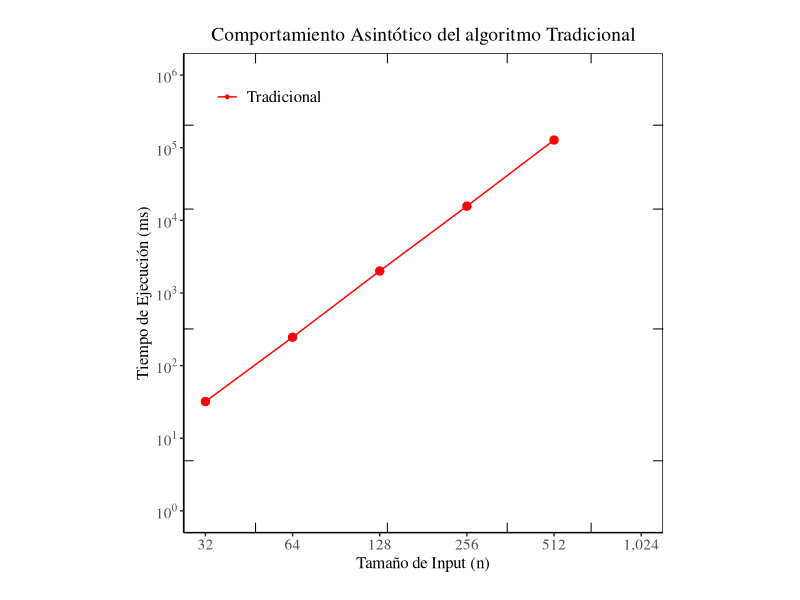
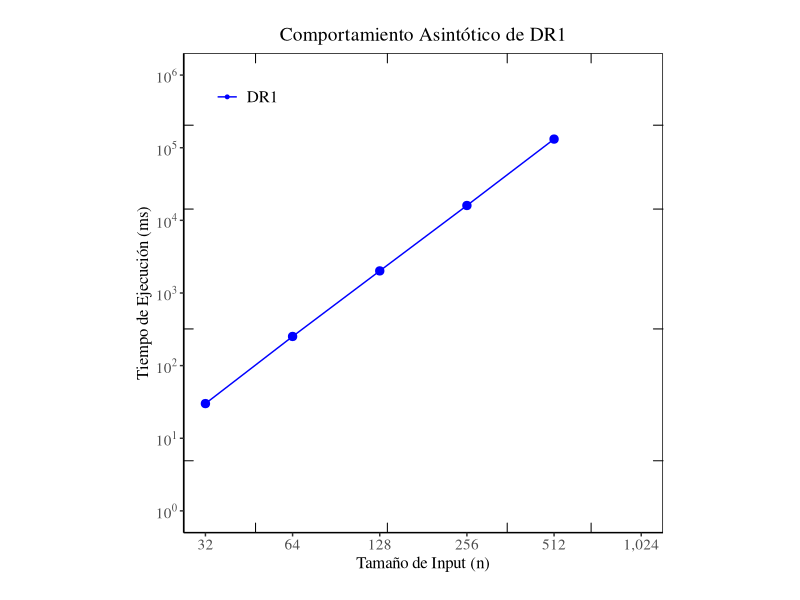
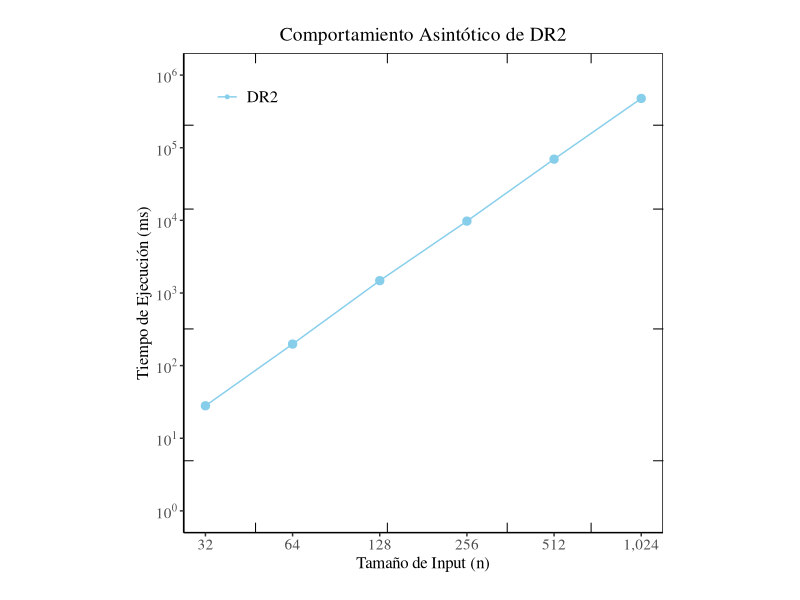
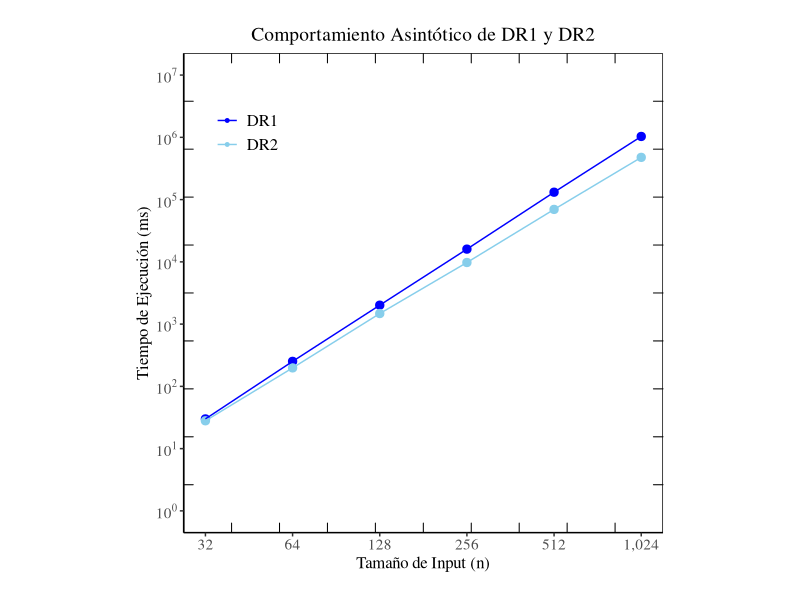
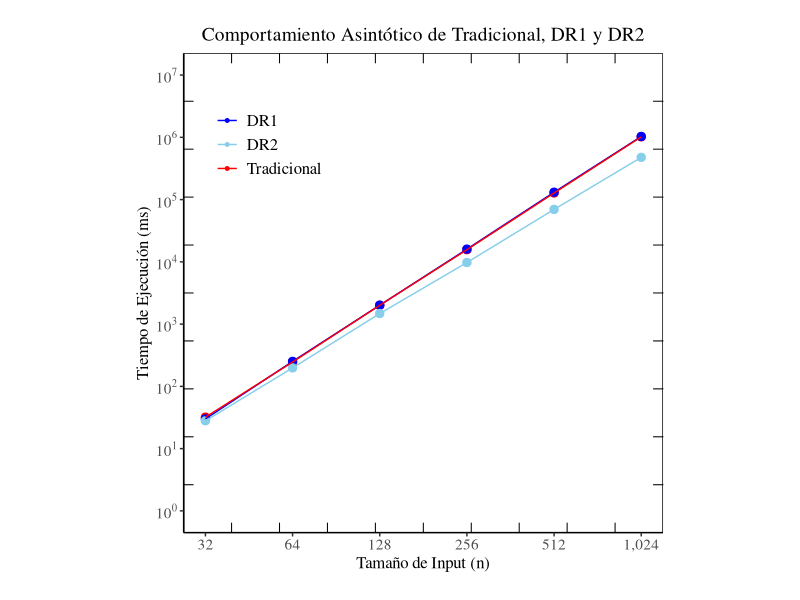

Here is the R script that generated these plots, in order:
### Tradicional ###
library(tidyverse)

data <- read.csv("data/results.csv")
#print(data)

data_long <- data %>%
  pivot_longer(cols = c(Tradicional, DR1, DR2), names_to = "Algorithm", values_to = "Time")

plot_traditional <- ggplot(data, aes(x = n, y = Tradicional, color = "Tradicional")) + 
  geom_point(size = 2.5, show.legend = TRUE) +     
  geom_line() +                     
  scale_x_continuous(trans = "log10", 
                     breaks = c(32, 64, 128, 256, 512, 1024), 
                     labels = scales::comma,
                     minor_breaks = function(limits) {
                       outer(1:9, 10^(2.1:3.1), "*")
                     }) +  
  scale_y_continuous(trans = "log10", 
                     breaks = 10^(0:7), limits = c(1, 1000000), 
                     labels = scales::trans_format("log10", scales::math_format(10^.x)),
                     minor_breaks = function(limits) {
                       outer(1:9, 10^(-0.1:3.1), "*")
                     }) + 
  labs(
    title = "Comportamiento Asintótico del algoritmo Tradicional", 
    x = "Tamaño de Input (n)",
    y = "Tiempo de Ejecución (ms)",
    color = NULL   
  ) +
  scale_color_manual(values = c("Tradicional" = "red"), labels = "Tradicional") +    
  theme_classic() +     
  theme(
    axis.title = element_text(size = 12, family = "serif"),    
    axis.text = element_text(size = 11, family = "serif"),    
    plot.title = element_text(hjust = 0.5, size = 14, family = "serif"), 
    plot.margin = margin(20, 20, 20, 20),                     
    aspect.ratio = 1,                                         
    legend.position = c(0.05, 0.95),                        
    legend.justification = c("left", "top"),
    legend.key = element_rect(fill = "white"),
    legend.text = element_text(size = 12, family = "serif"),
    panel.border = element_rect(color = "black", fill = NA)  
  ) +
  guides(color = guide_legend(override.aes = list(size = 1))) +
  
  annotation_custom(grid::segmentsGrob(x0 = unit(0, "npc"), x1 = unit(0.02, "npc"), 
                                       y0 = unit(c(0.15, 0.425, 0.675, 0.85), "npc"), 
                                       y1 = unit(c(0.15, 0.425, 0.675, 0.85), "npc"))) +
  annotation_custom(grid::segmentsGrob(x0 = unit(1, "npc"), x1 = unit(0.98, "npc"), 
                                       y0 = unit(c(0.15, 0.425, 0.675, 0.85), "npc"), 
                                       y1 = unit(c(0.15, 0.425, 0.675, 0.85), "npc"))) +
  annotation_custom(grid::segmentsGrob(x0 = unit(c(0.15, 0.425, 0.675, 0.85), "npc"), 
                                       x1 = unit(c(0.15, 0.425, 0.675, 0.85), "npc"), 
                                       y0 = unit(0, "npc"), y1 = unit(0.02, "npc"))) +
  annotation_custom(grid::segmentsGrob(x0 = unit(c(0.15, 0.425, 0.675, 0.85), "npc"), 
                                       x1 = unit(c(0.15, 0.425, 0.675, 0.85), "npc"), 
                                       y0 = unit(1, "npc"), y1 = unit(0.98, "npc")))

print(plot_traditional)

### DR1 ###
library(tidyverse)

data <- read.csv("data/results.csv")
#print(data)

data_long <- data %>%
  pivot_longer(cols = c(DR1, DR2), names_to = "Algorithm", values_to = "Time")

plot_DR1 <- ggplot(data, aes(x = n, y = DR1, color = "DR1")) + 
  geom_point(size = 2.5, show.legend = TRUE) +     
  geom_line() +                     
  scale_x_continuous(trans = "log10", 
                     breaks = c(32, 64, 128, 256, 512, 1024), 
                     labels = scales::comma,
                     minor_breaks = function(limits) {
                       outer(1:9, 10^(2.1:3.1), "*")
                     }) +  
  scale_y_continuous(trans = "log10", 
                     breaks = 10^(0:7), limits = c(1, 1000000), 
                     labels = scales::trans_format("log10", scales::math_format(10^.x)),
                     minor_breaks = function(limits) {
                       outer(1:9, 10^(-0.1:3.1), "*")
                     }) + 
  labs(
    title = "Comportamiento Asintótico de DR1", 
    x = "Tamaño de Input (n)",
    y = "Tiempo de Ejecución (ms)",
    color = NULL   
  ) +
  scale_color_manual(values = c("DR1" = "blue"), labels = "DR1") +    
  theme_classic() +     
  theme(
    axis.title = element_text(size = 12, family = "serif"),    
    axis.text = element_text(size = 11, family = "serif"),    
    plot.title = element_text(hjust = 0.5, size = 14, family = "serif"), 
    plot.margin = margin(20, 20, 20, 20),                     
    aspect.ratio = 1,                                         
    legend.position = c(0.05, 0.95),                        
    legend.justification = c("left", "top"),
    legend.key = element_rect(fill = "white"),
    legend.text = element_text(size = 12, family = "serif"),
    panel.border = element_rect(color = "black", fill = NA)  
  ) +
  guides(color = guide_legend(override.aes = list(size = 1))) +

  annotation_custom(grid::segmentsGrob(x0 = unit(0, "npc"), x1 = unit(0.02, "npc"), 
                                       y0 = unit(c(0.15, 0.425, 0.675, 0.85), "npc"), 
                                       y1 = unit(c(0.15, 0.425, 0.675, 0.85), "npc"))) +
  annotation_custom(grid::segmentsGrob(x0 = unit(1, "npc"), x1 = unit(0.98, "npc"), 
                                       y0 = unit(c(0.15, 0.425, 0.675, 0.85), "npc"), 
                                       y1 = unit(c(0.15, 0.425, 0.675, 0.85), "npc"))) +
  annotation_custom(grid::segmentsGrob(x0 = unit(c(0.15, 0.425, 0.675, 0.85), "npc"), 
                                       x1 = unit(c(0.15, 0.425, 0.675, 0.85), "npc"), 
                                       y0 = unit(0, "npc"), y1 = unit(0.02, "npc"))) +
  annotation_custom(grid::segmentsGrob(x0 = unit(c(0.15, 0.425, 0.675, 0.85), "npc"), 
                                       x1 = unit(c(0.15, 0.425, 0.675, 0.85), "npc"), 
                                       y0 = unit(1, "npc"), y1 = unit(0.98, "npc")))

print(plot_DR1)

### DR2 ###
data <- read.csv("data/results.csv")
#print(data)

data_long <- data %>%
  pivot_longer(cols = c(DR1, DR2), names_to = "Algorithm", values_to = "Time")

plot_DR2 <- ggplot(data, aes(x = n, y = DR2, color = "DR2")) +
  geom_point(size = 2.5, show.legend = TRUE) +     
  geom_line() +                     
  scale_x_continuous(trans = "log10", 
                     breaks = c(32, 64, 128, 256, 512, 1024), 
                     labels = scales::comma,
                     minor_breaks = function(limits) {
                       outer(1:9, 10^(2.1:3.1), "*")
                     }) +  
  scale_y_continuous(trans = "log10", 
                     breaks = 10^(0:7), limits = c(1, 1000000), 
                     labels = scales::trans_format("log10", scales::math_format(10^.x)),
                     minor_breaks = function(limits) {
                       outer(1:9, 10^(-0.1:3.1), "*")
                     }) + 
  labs(
    title = "Comportamiento Asintótico de DR2",
    x = "Tamaño de Input (n)",
    y = "Tiempo de Ejecución (ms)",
    color = NULL
  ) +
  scale_color_manual(values = c("DR2" = "skyblue"), labels = "DR2") +
  theme_classic() +     
  theme(
    axis.title = element_text(size = 12, family = "serif"),    
    axis.text = element_text(size = 11, family = "serif"),    
    plot.title = element_text(hjust = 0.5, size = 14, family = "serif"), 
    plot.margin = margin(20, 20, 20, 20),                     
    aspect.ratio = 1,                                         
    legend.position = c(0.05, 0.95),                        
    legend.justification = c("left", "top"),
    legend.key = element_rect(fill = "white"),
    legend.text = element_text(size = 12, family = "serif"),
    panel.border = element_rect(color = "black", fill = NA)  
  ) +
  guides(color = guide_legend(override.aes = list(size = 1))) +

  annotation_custom(grid::segmentsGrob(x0 = unit(0, "npc"), x1 = unit(0.02, "npc"), 
                                       y0 = unit(c(0.15, 0.425, 0.675, 0.85), "npc"), 
                                       y1 = unit(c(0.15, 0.425, 0.675, 0.85), "npc"))) +
  annotation_custom(grid::segmentsGrob(x0 = unit(1, "npc"), x1 = unit(0.98, "npc"), 
                                       y0 = unit(c(0.15, 0.425, 0.675, 0.85), "npc"), 
                                       y1 = unit(c(0.15, 0.425, 0.675, 0.85), "npc"))) +
  annotation_custom(grid::segmentsGrob(x0 = unit(c(0.15, 0.425, 0.675, 0.85), "npc"), 
                                       x1 = unit(c(0.15, 0.425, 0.675, 0.85), "npc"), 
                                       y0 = unit(0, "npc"), y1 = unit(0.02, "npc"))) +
  annotation_custom(grid::segmentsGrob(x0 = unit(c(0.15, 0.425, 0.675, 0.85), "npc"), 
                                       x1 = unit(c(0.15, 0.425, 0.675, 0.85), "npc"), 
                                       y0 = unit(1, "npc"), y1 = unit(0.98, "npc")))

print(plot_DR2)


### DR1 and DR2 ###
data <- read.csv("data/results.csv")
#print(data)

data_long <- data %>%
  pivot_longer(cols = c(DR1, DR2), names_to = "Algorithm", values_to = "Time")

plot_DR1_DR2 <- ggplot(data_long, aes(x = n, y = Time, color = Algorithm)) +
  geom_point(size = 2.5) +          
  geom_line() +                     
  scale_x_continuous(trans = "log10", 
                     breaks = c(32, 64, 128, 256, 512, 1024), 
                     labels = scales::comma,
                     minor_breaks = function(limits) {
                       outer(1:9, 10^(2.1:3.1), "*")
                     }) +  
  scale_y_continuous(trans = "log10", 
                     breaks = 10^(0:7), limits = c(1, 10000000), 
                     labels = scales::trans_format("log10", scales::math_format(10^.x)),
                     minor_breaks = function(limits) {
                       outer(1:9, 10^(-0.1:3.1), "*")
                     }) + 
  labs(
    title = "Comportamiento Asintótico de DR1 y DR2",
    x = "Tamaño de Input (n)",
    y = "Tiempo de Ejecución (ms)",
    color = ""   
  ) +
  scale_color_manual(values = c("DR1" = "blue", "DR2" = "skyblue"), labels = c("DR1", "DR2")) +
  theme_classic() +     
  theme(
    axis.title = element_text(size = 12, family = "serif"),    
    axis.text = element_text(size = 11, family = "serif"),    
    plot.title = element_text(hjust = 0.5, size = 14, family = "serif"), 
    plot.margin = margin(20, 20, 20, 20),                     
    aspect.ratio = 1,                                         
    legend.position = c(0.05, 0.95),                        
    legend.justification = c("left", "top"),
    legend.key = element_rect(fill = "white"),
    legend.text = element_text(size = 12, family = "serif"),
    panel.border = element_rect(color = "black", fill = NA)  
  ) +
  guides(color = guide_legend(override.aes = list(size = 1))) +

  annotation_custom(grid::segmentsGrob(x0 = unit(0, "npc"), x1 = unit(0.02, "npc"), y0 = unit(seq(0.1, 0.9, by = 0.1), "npc"), y1 = unit(seq(0.1, 0.9, by = 0.1), "npc"))) +
  annotation_custom(grid::segmentsGrob(x0 = unit(1, "npc"), x1 = unit(0.98, "npc"), y0 = unit(seq(0.1, 0.9, by = 0.1), "npc"), y1 = unit(seq(0.1, 0.9, by = 0.1), "npc"))) +
  annotation_custom(grid::segmentsGrob(x0 = unit(seq(0.1, 0.9, by = 0.1), "npc"), x1 = unit(seq(0.1, 0.9, by = 0.1), "npc"), y0 = unit(0, "npc"), y1 = unit(0.02, "npc"))) +
  annotation_custom(grid::segmentsGrob(x0 = unit(seq(0.1, 0.9, by = 0.1), "npc"), x1 = unit(seq(0.1, 0.9, by = 0.1), "npc"), y0 = unit(1, "npc"), y1 = unit(0.98, "npc")))

print(plot_DR1_DR2)

### Traditional, DR1 and DR2 ###
data <- read.csv("data/results.csv")
#print(data)

data_long <- data %>%
  pivot_longer(cols = c(Tradicional, DR1, DR2), names_to = "Algorithm", values_to = "Time")

traditional_DR1_DR2_plot <- ggplot(data_long, aes(x = n, y = Time, color = Algorithm)) +
  geom_point(size = 2.5) +          
  geom_line() +                     
  scale_x_continuous(trans = "log10", 
                     breaks = c(32, 64, 128, 256, 512, 1024), 
                     labels = scales::comma,
                     minor_breaks = function(limits) {
                       outer(1:9, 10^(2.1:3.1), "*")
                     }) +  
  scale_y_continuous(trans = "log10", 
                     breaks = 10^(0:7), limits = c(1, 10000000), 
                     labels = scales::trans_format("log10", scales::math_format(10^.x)),
                     minor_breaks = function(limits) {
                       outer(1:9, 10^(-0.1:3.1), "*")
                     }) + 
  labs(
    title = "Comportamiento Asintótico de Tradicional, DR1 y DR2",
    x = "Tamaño de Input (n)",
    y = "Tiempo de Ejecución (ms)",
    color = ""   
  ) +
  scale_color_manual(values = c("Tradicional" = "red", "DR1" = "blue", "DR2" = "skyblue"))  +
  theme_classic() +     
  theme(
    axis.title = element_text(size = 12, family = "serif"),    
    axis.text = element_text(size = 11, family = "serif"),    
    plot.title = element_text(hjust = 0.5, size = 14, family = "serif"), 
    plot.margin = margin(20, 20, 20, 20),                     
    aspect.ratio = 1,                                         
    legend.position = c(0.05, 0.95),                        
    legend.justification = c("left", "top"),
    legend.key = element_rect(fill = "white"),
    legend.text = element_text(size = 12, family = "serif"),
    panel.border = element_rect(color = "black", fill = NA)  
  ) +
  guides(color = guide_legend(override.aes = list(size = 1))) +
  
  annotation_custom(grid::segmentsGrob(x0 = unit(0, "npc"), x1 = unit(0.02, "npc"), y0 = unit(seq(0.1, 0.9, by = 0.1), "npc"), y1 = unit(seq(0.1, 0.9, by = 0.1), "npc"))) +
  annotation_custom(grid::segmentsGrob(x0 = unit(1, "npc"), x1 = unit(0.98, "npc"), y0 = unit(seq(0.1, 0.9, by = 0.1), "npc"), y1 = unit(seq(0.1, 0.9, by = 0.1), "npc"))) +
  annotation_custom(grid::segmentsGrob(x0 = unit(seq(0.1, 0.9, by = 0.1), "npc"), x1 = unit(seq(0.1, 0.9, by = 0.1), "npc"), y0 = unit(0, "npc"), y1 = unit(0.02, "npc"))) +
  annotation_custom(grid::segmentsGrob(x0 = unit(seq(0.1, 0.9, by = 0.1), "npc"), x1 = unit(seq(0.1, 0.9, by = 0.1), "npc"), y0 = unit(1, "npc"), y1 = unit(0.98, "npc")))

print(traditional_DR1_DR2_plot)
